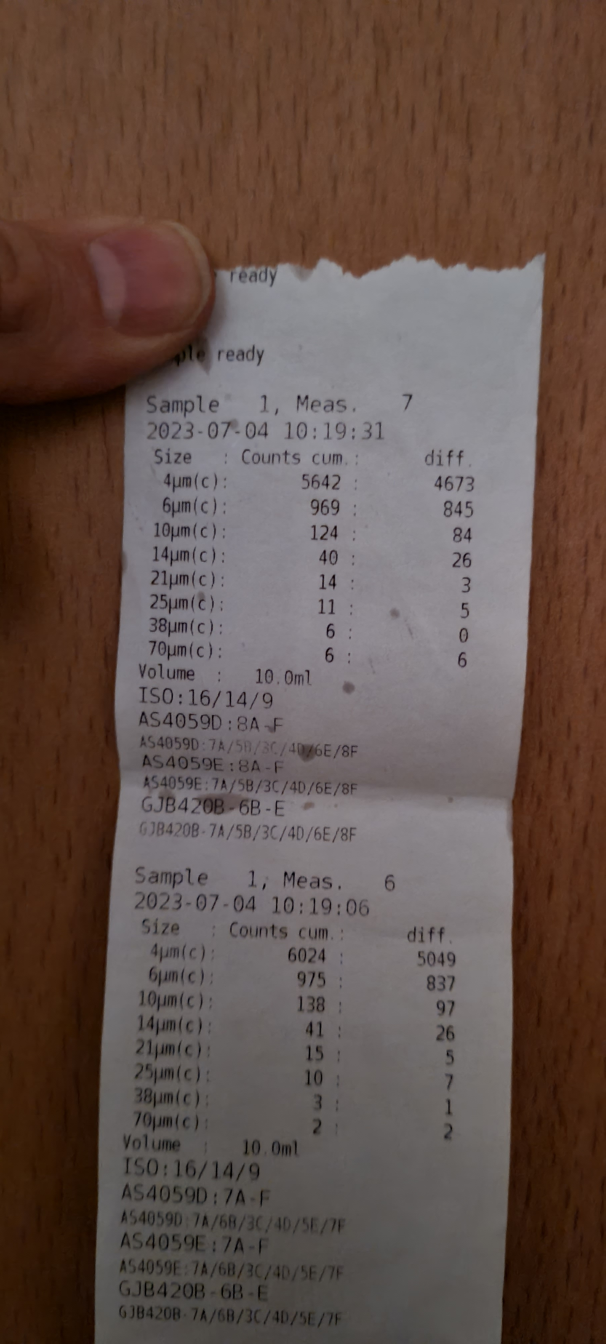
#> input picture s15_laboratory_dark.jpg, 1816 x 4032 px (shown at 1/3 size)
$ jupyter execute lab_assistant_dark_laboratory.ipynb
#> lines starting #> are read from the running program, lines starting #| are printed output that depends on the picture; after the words box and inside, x2 and y2 are one past the last pixel; in counts of white or black regions, pixels touching at a corner belong together
[cell 1]
# Image scenerio : Dark Laboratory - InProgress -

[cell 2]
# Library preparation
import cv2
import numpy as np
import matplotlib.pyplot as plt

from skimage import data, filters
from scipy import fftpack

[cell 3]
# loading samples - Dark Laboratory
img1 = cv2.imread('s15_laboratory_dark.jpg')
#> img1 is the input picture: shape (4032, 1816, 3); mean B, G, R 75.1, 82.1, 100

[cell 4]
# Image scaling

# [11 lines left out: function image_dimensions_check, not called in this run]

def image_rescale(img):
    # write rescaling code here
    height, width = img.shape[:2]
    # Desired width
    new_width = 1000
    if width > new_width:
        # Calculate the scaling factor
        scaling_factor = new_width / width
        # Calculate the new height while maintaining aspect ratio
        new_height = int(height * scaling_factor)
        # Rescale the image
        rescaled_img = cv2.resize(img, (new_width, new_height))
        return rescaled_img
    else:
        # If width is already less than or equal to 1000, return the original image
        return img

[cell 5]
# Base image transfering functions

# Transfering samples to gray colors
def image_to_gray(img):
    """
    Transfer given image to gray

    Parameters:
    img (ndarray): Image

    Returns:
    ndarray: Image converted to gray scale
    """
    return cv2.cvtColor(img, cv2.COLOR_BGR2GRAY)
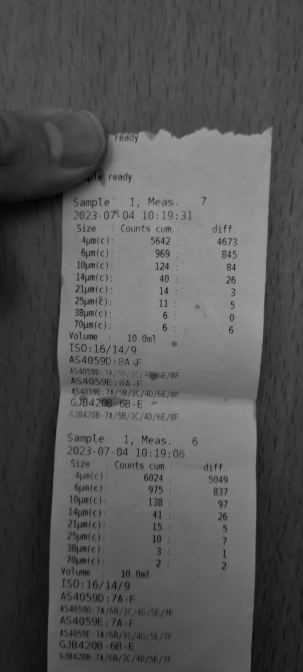
#> returned value: shape (4032, 1816) (shown at 1/6 size); min 0, max 159, mean 86.6

# Transfer image to binary image
def image_to_binary(img):
    """
    Transfer given image to binary image

    Parameters:
    img (ndarray): Image

    Returns:
    ndarray: Image converted to binary image
    """
    _, binary_img = cv2.threshold(img, 127,255, cv2.THRESH_BINARY)
    return binary_img

# Gamma correction
def image_gamma_correction(img, c, gamma):
    """
    Add gamma correction to given image

    Parameters:
    img (ndarray): Input image as a numpy array, where pixel values range from 0 to 255.
    c (float): Constant multiplier, typically set to 1 for standard gamma correction.
    gamma (float): Gamma value for the correction. Values >1 darken the image, while values <1 lighten it.

    Returns:
    ndarray: Gamma corrected image with pixel values ranging form 0 to 255.
    """
#> called with c = 1, gamma = 1
    img_corrected = c * (img / 255.0) ** gamma
    img_corrected = np.clip(img_corrected * 255.0, 0, 255).astype(np.uint8)
    return img_corrected

[cell 6]
# Image filtering functions

# Butterworth filter
def butterworth_filter(image, cutoff, order):
    """
    Apply a Butterworth lowpass filter to an image.

    Parameters:
    image (ndarray): Input image.
    cutoff (float): Cutoff frequency.
    order (int): Order of the filter.

    Returns: ndarray: Filtered image.
    """
    rows, cols = image.shape
    crow, ccol = rows // 2, cols // 2

    # FFT
    dft = fftpack.fftshift(fftpack.fft2(image))

    # Create Butterworth filter
    u = np.arange(-ccol, ccol)
    v = np.arange(-crow, crow)
    U, V = np.meshgrid(u, v)
    D = np.sqrt(U**2 + V**2)
    H = 1 / (1 + (D / cutoff)**(2 * order))
    # Apply filter in frequency domain
    dft_filtered = dft * H
    # Inverse FFT to get the image back
    filtered_img = np.abs(fftpack.ifft2(fftpack.ifftshift(dft_filtered)))

    return filtered_img

# Gausse filter
def gausse_filter(img, sigma):
    """
    Filter image by Gausse filration

    Parameters:
    img (ndarray): Input image.
    sigma (float): Standard deviation of the Gaussian noise.

    Returns: ndarray: Image with Gausse filtration added.
    """
    filtered_img = cv2.GaussianBlur(img, (0, 0), sigma)
    return filtered_img

# Median filter
def median_filter(img, window):
    """
    Filter image by median filration

    Parameters:
    img (ndarray): Input image.
    window (int): window size [window x window]

    Returns: ndarray: Image with median filtration added.
    """
    median_filtrated_img = cv2.medianBlur(img, window)
    return median_filtrated_img

[cell 7]
# This is place to perform image processing

# image to gray
img1_gray = image_to_gray(img1)

# transfer image with gamma correction
img1_gamma1 = image_gamma_correction(img1_gray, 1, 1)
img1_gamma2 = image_gamma_correction(img1_gray, 2, 0.9)
#> call 2 of image_gamma_correction, with c = 2, gamma = 0.9
#> in image_gamma_correction (call 2), `img_corrected = np.clip(img_corrected * 255.0, 0, 255).astype(np.uint8)`:
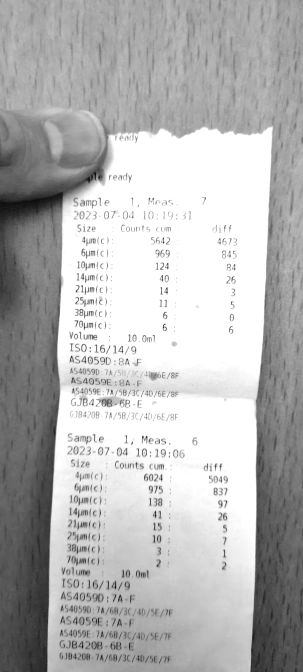
#> img_corrected: shape (4032, 1816) (shown at 1/6 size); min 0, max 255, mean 182.6
img1_gamma3 = image_gamma_correction(img1_gray, 0.8, 0.8)

[cell 8]
# Show filtered images
plt.figure(figsize=(15, 10))
plt.subplot(1, 4, 1), plt.imshow(img1_gray, cmap='gray'), plt.title('Orginal image')
plt.subplot(1, 4, 2), plt.imshow(img1_gamma1, cmap='gray'), plt.title('Gamma correction1')
plt.subplot(1, 4, 3), plt.imshow(img1_gamma2, cmap='gray'), plt.title('Gamma correction2')
plt.subplot(1, 4, 4), plt.imshow(img1_gamma3, cmap='gray'), plt.title('Gamma correction3')

plt.show()

[cell 9]
# Gamma correction - SUMMARY:
# choose the best gamma here:
img1_gamma_best = img1_gamma2

[cell 10]
# image to binary
img1_binary = image_to_binary(img1_gamma_best)
#> in image_to_binary, `_, binary_img = cv2.threshold(img, 127,255, cv2.THRESH_BINARY)`:
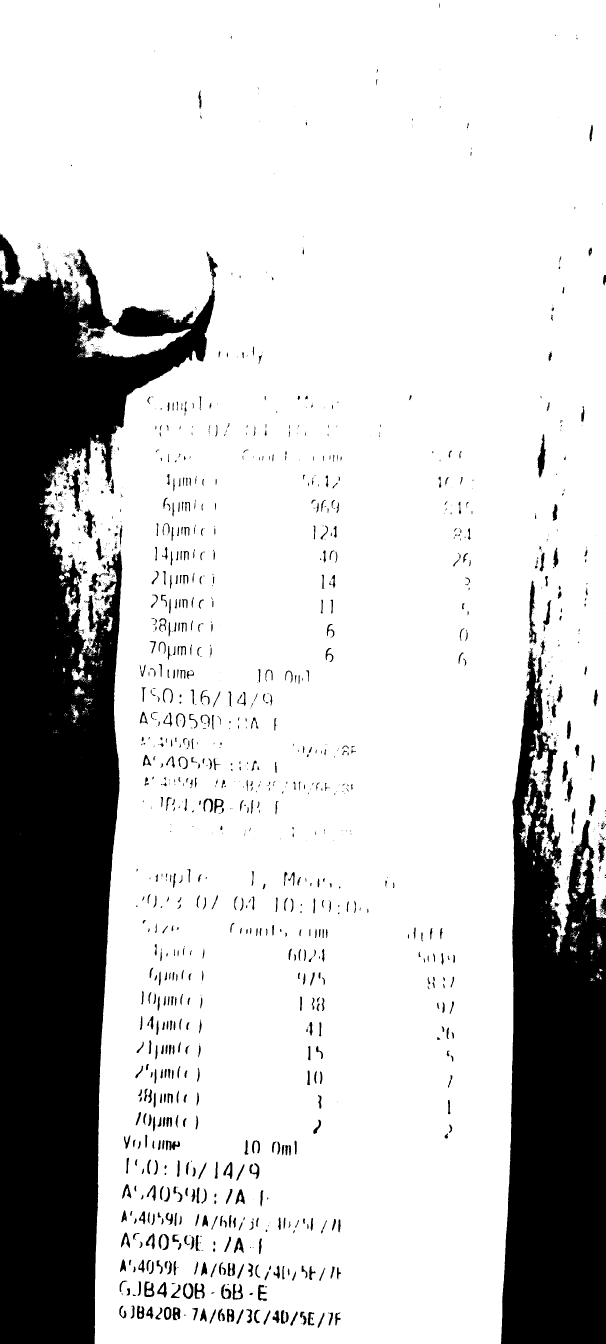
#> binary_img: shape (4032, 1816) (shown at 1/3 size); 78.6% white; 1955 black regions (1140 under 20 px), largest, box (x1, y1, x2, y2) and area: (0, 704, 653, 4032) 999635, (1503, 1944, 1816, 4032) 435447, (1607, 2195, 1672, 2400) 4224
img1_binary_from_base_img = image_to_binary(img1_gray)
#> in image_to_binary (call 2), `_, binary_img = cv2.threshold(img, 127,255, cv2.THRESH_BINARY)`:
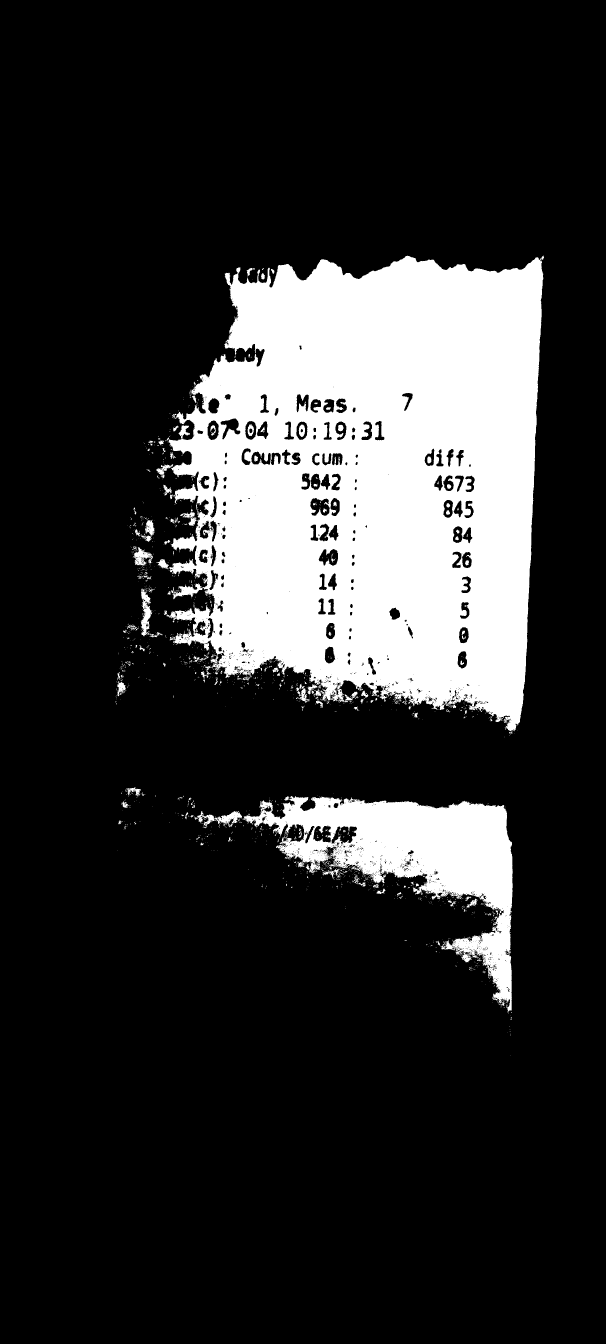
#> binary_img: shape (4032, 1816) (shown at 1/3 size); 19% white; 1833 white regions (1652 under 20 px), largest, box (x1, y1, x2, y2) and area: (499, 766, 1632, 2194) 1184159, (731, 2388, 1538, 3038) 174067, (582, 2433, 726, 2481) 2501

[cell 11]
# Show filtered images
plt.figure(figsize=(15, 10))
plt.subplot(1, 3, 1), plt.imshow(img1_gamma_best, cmap='gray'), plt.title('Gamma corrected image')
plt.subplot(1, 3, 2), plt.imshow(img1_binary_from_base_img, cmap='gray'), plt.title('Binary from base image')
plt.subplot(1, 3, 3), plt.imshow(img1_binary, cmap='gray'), plt.title('Binary image')
plt.show()

[cell 12]
# code image GAUSSE filtering tests
img1_gausse_filter1 = gausse_filter(img1_binary, 0.5)
img1_gausse_filter2 = gausse_filter(img1_binary, 1)

# Show GAUSSE filtered images
plt.figure(figsize=(15, 10))
plt.subplot(1, 3, 1), plt.imshow(img1_binary, cmap='gray'), plt.title('Orginal image')
plt.subplot(1, 3, 2), plt.imshow(img1_gausse_filter1, cmap='gray'), plt.title('Gausse correction 1')
plt.subplot(1, 3, 3), plt.imshow(img1_gausse_filter2, cmap='gray'), plt.title('Gausse correction 2')
plt.show()


img1_butterworth_filter = butterworth_filter(img1_binary, 250, 70)

[cell 13]
# code image BUTTERWORTH filtering tests
img1_butterworth_filter1 = butterworth_filter(img1_binary, 250, 70)
img1_butterworth_filter2 = butterworth_filter(img1_binary, 250, 10)
img1_butterworth_filter3 = butterworth_filter(img1_binary, 150, 20)

# Show BUTTERWORTH filtered images
plt.figure(figsize=(15, 10))
plt.subplot(1, 4, 1), plt.imshow(img1_binary, cmap='gray'), plt.title('Orginal image')
plt.subplot(1, 4, 2), plt.imshow(img1_butterworth_filter1, cmap='gray'), plt.title('Butterworth correction 1')
plt.subplot(1, 4, 3), plt.imshow(img1_butterworth_filter2, cmap='gray'), plt.title('Butterworth correction 2')
plt.subplot(1, 4, 4), plt.imshow(img1_butterworth_filter3, cmap='gray'), plt.title('Butterworth correction 3')
plt.show()

[cell 14]
# Butterworth correction - SUMMARY:
# choose the best butterworth img here:
img1_butter_best = img1_butterworth_filter2

[cell 15]
# code image MEDIAN filtering tests
img1_median_filter1 = median_filter(img1_binary, 1)
img1_median_filter2 = median_filter(img1_binary, 5)
img1_median_filter3 = median_filter(img1_binary, 11)

# Show MEDIAN filtered images
plt.figure(figsize=(15, 10))
plt.subplot(1, 4, 1), plt.imshow(img1_binary, cmap='gray'), plt.title('Orginal image')
plt.subplot(1, 4, 2), plt.imshow(img1_median_filter1, cmap='gray'), plt.title('Median correction 1')
plt.subplot(1, 4, 3), plt.imshow(img1_median_filter2, cmap='gray'), plt.title('Median correction 2')
plt.subplot(1, 4, 4), plt.imshow(img1_median_filter3, cmap='gray'), plt.title('Median correction 3')
plt.show()

[cell 16]
# Median correction - SUMMARY:
# choose the best median img here:
img1_median_best = img1_median_filter1

[cell 17]
# rescaale images for better accuracy of tesseract OCR libary
# Warning !
# rescale ONLY after imgae processing for best results

img1_rescaled = image_rescale(img1)
img1_gamma3_rescaled = image_rescale(img1_gamma_best)
img1_binary_rescaled = image_rescale(img1_binary)
img1_butter_rescaled = image_rescale(img1_butter_best)
#> in image_rescale (call 4), `rescaled_img = cv2.resize(img, (new_width, new_height))`:
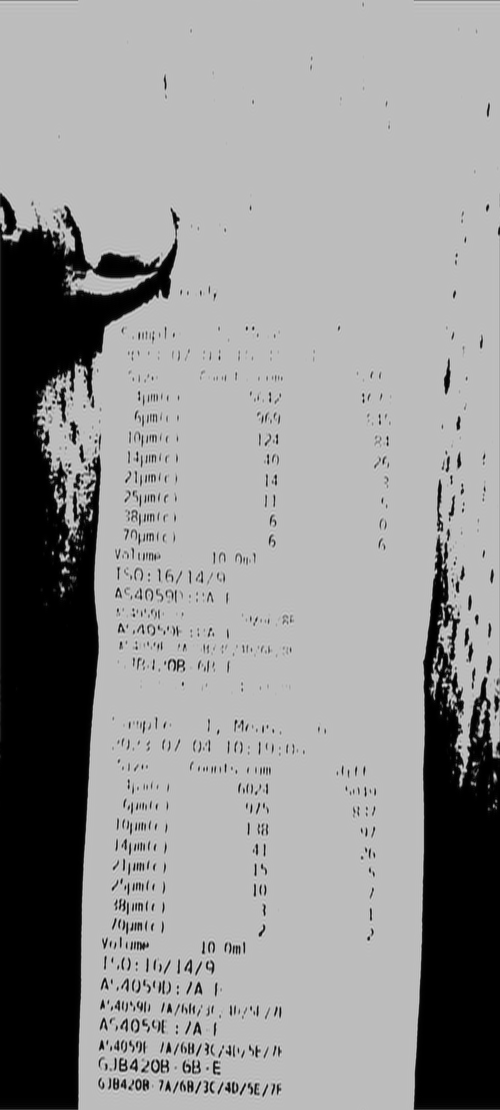
#> rescaled_img: shape (2220, 1000) float64 (shown at 1/2 size); min 1.23e-14, max 344.5, mean 201; drawn with min black and max white
img1_median_filter2_rescaled = image_rescale(img1_median_best)

[cell 18]
# Saving processed images to
path = "C:\\VirtualServer\\reuslts_meas\\processed_img\\"

# base image
cv2.imwrite(path+"img1.tif", img1_rescaled)

# Best gamma corrected image
cv2.imwrite(path+"img1_gamma.tif", img1_gamma3_rescaled)

# Best binary image
cv2.imwrite(path+"img1_binary.tif", img1_binary_rescaled)

# Best butterworth correction image
cv2.imwrite(path+"img1_butterworth.tif", img1_butter_rescaled)

# Best median correction image
cv2.imwrite(path+"img1_median.tif", img1_median_filter2_rescaled)
#> Out = True

$ run again, with s01_light_daylight1.jpg copied over s15_laboratory_dark.jpg
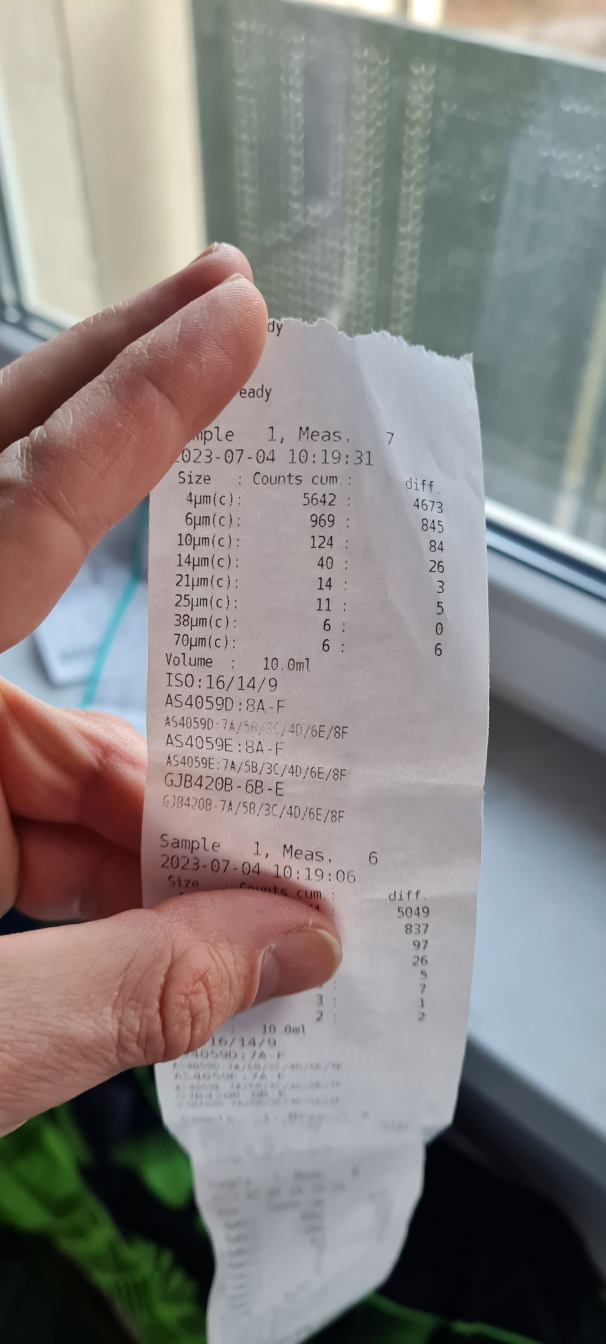
#> input picture s01_light_daylight1.jpg, 1816 x 4032 px (shown at 1/3 size)
#> img1 is the input picture: shape (4032, 1816, 3); mean B, G, R 129.8, 131.9, 137
#> in image_to_binary, `_, binary_img = cv2.threshold(img, 127,255, cv2.THRESH_BINARY)`:
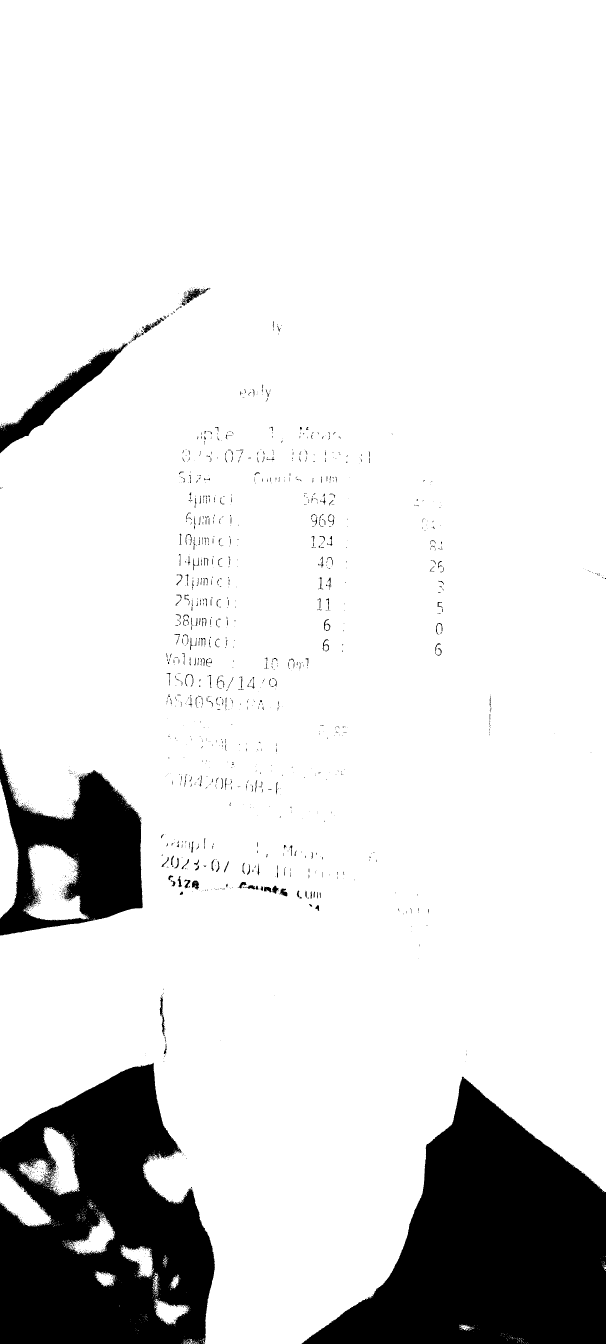
#> binary_img: shape (4032, 1816) (shown at 1/3 size); 87.2% white; 2142 black regions (1854 under 20 px), largest, box (x1, y1, x2, y2) and area: (905, 3230, 1816, 4032) 402426, (0, 3190, 645, 4032) 367092, (0, 2257, 428, 2807) 116151
#> binary_img: shape (4032, 1816); 62.6% white; 3144 black regions (2633 under 20 px), largest, box (x1, y1, x2, y2) and area: (0, 2078, 1022, 4032) 953500, (885, 3111, 1816, 4032) 476390, (0, 786, 778, 1961) 423106
#> median_filtrated_img: shape (4032, 1816); 87.4% white; 301 black regions (206 under 20 px), largest, box (x1, y1, x2, y2) and area: (905, 3231, 1816, 4032) 402679, (0, 3190, 644, 4032) 369272, (0, 2257, 428, 2807) 116850
#> in median_filter (call 3), `median_filtrated_img = cv2.medianBlur(img, window)`:
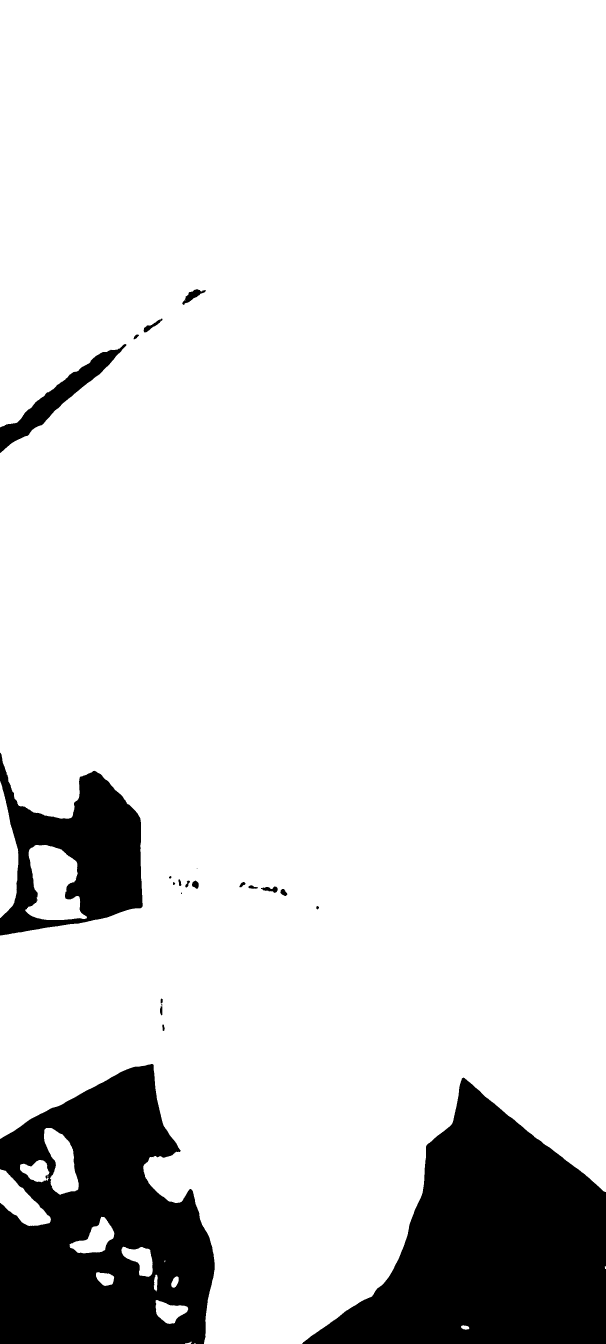
#> median_filtrated_img: shape (4032, 1816) (shown at 1/3 size); 87.5% white; 26 black regions (6 under 20 px), largest, box (x1, y1, x2, y2) and area: (906, 3233, 1816, 4032) 402720, (0, 3192, 644, 4032) 369895, (0, 2258, 428, 2807) 116891
#> rescaled_img: shape (2220, 1000)
#> Out = True
